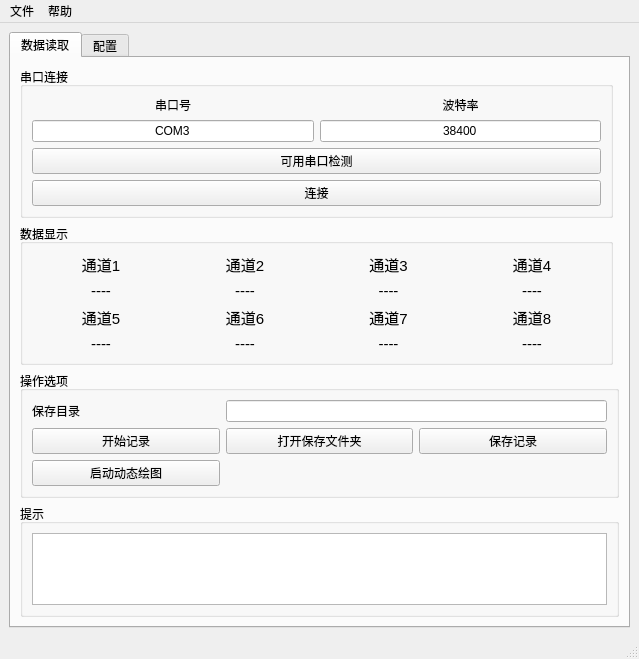
<?xml version="1.0" encoding="UTF-8"?>
<ui version="4.0">
 <class>MainWindow</class>
 <widget class="QMainWindow" name="MainWindow">
  <property name="geometry">
   <rect>
    <x>0</x>
    <y>0</y>
    <width>639</width>
    <height>576</height>
   </rect>
  </property>
  <property name="tabletTracking">
   <bool>false</bool>
  </property>
  <property name="windowTitle">
   <string>温度记录器</string>
  </property>
  <property name="windowIcon">
   <iconset>
    <normaloff>1.jpeg</normaloff>1.jpeg</iconset>
  </property>
  <property name="autoFillBackground">
   <bool>false</bool>
  </property>
  <widget class="QWidget" name="centralwidget">
   <layout class="QGridLayout" name="gridLayout_10">
    <item row="0" column="0">
     <widget class="QTabWidget" name="tabWidget">
      <property name="whatsThis">
       <string>&lt;html&gt;&lt;head/&gt;&lt;body&gt;&lt;p&gt;形线分析器&lt;/p&gt;&lt;p&gt;&lt;br/&gt;&lt;/p&gt;&lt;/body&gt;&lt;/html&gt;</string>
      </property>
      <property name="currentIndex">
       <number>0</number>
      </property>
      <widget class="QWidget" name="tab_3">
       <attribute name="title">
        <string>数据读取</string>
       </attribute>
       <layout class="QGridLayout" name="gridLayout_9">
        <item row="1" column="0">
         <widget class="QGroupBox" name="groupBox_4">
          <property name="title">
           <string>串口连接</string>
          </property>
          <layout class="QGridLayout" name="gridLayout" rowstretch="0,0,0,0" columnstretch="0,0">
           <item row="1" column="1">
            <widget class="QLineEdit" name="lineEdit_16">
             <property name="text">
              <string>38400</string>
             </property>
             <property name="alignment">
              <set>Qt::AlignCenter</set>
             </property>
            </widget>
           </item>
           <item row="0" column="0">
            <widget class="QLabel" name="label">
             <property name="text">
              <string>串口号</string>
             </property>
             <property name="alignment">
              <set>Qt::AlignCenter</set>
             </property>
            </widget>
           </item>
           <item row="3" column="0" colspan="2">
            <widget class="QPushButton" name="pushButton_22">
             <property name="text">
              <string>连接</string>
             </property>
            </widget>
           </item>
           <item row="1" column="0">
            <widget class="QLineEdit" name="lineEdit_2">
             <property name="font">
              <font>
               <kerning>true</kerning>
              </font>
             </property>
             <property name="text">
              <string>COM3</string>
             </property>
             <property name="alignment">
              <set>Qt::AlignCenter</set>
             </property>
            </widget>
           </item>
           <item row="0" column="1">
            <widget class="QLabel" name="label_4">
             <property name="text">
              <string>波特率</string>
             </property>
             <property name="alignment">
              <set>Qt::AlignCenter</set>
             </property>
            </widget>
           </item>
           <item row="2" column="0" colspan="2">
            <widget class="QPushButton" name="pushButton_7">
             <property name="text">
              <string>可用串口检测</string>
             </property>
            </widget>
           </item>
          </layout>
         </widget>
        </item>
        <item row="3" column="0" colspan="2">
         <widget class="QGroupBox" name="groupBox_7">
          <property name="title">
           <string>操作选项</string>
          </property>
          <layout class="QGridLayout" name="gridLayout_3">
           <item row="1" column="1">
            <widget class="QLabel" name="label_2">
             <property name="text">
              <string>保存目录</string>
             </property>
            </widget>
           </item>
           <item row="1" column="2" colspan="2">
            <widget class="QLineEdit" name="lineEdit"/>
           </item>
           <item row="2" column="3">
            <widget class="QPushButton" name="pushButton_28">
             <property name="text">
              <string>保存记录</string>
             </property>
            </widget>
           </item>
           <item row="2" column="2">
            <widget class="QPushButton" name="pushButton_30">
             <property name="text">
              <string>打开保存文件夹</string>
             </property>
            </widget>
           </item>
           <item row="2" column="1">
            <widget class="QPushButton" name="pushButton_27">
             <property name="text">
              <string>开始记录</string>
             </property>
            </widget>
           </item>
           <item row="3" column="1">
            <widget class="QPushButton" name="pushButton">
             <property name="text">
              <string>启动动态绘图</string>
             </property>
            </widget>
           </item>
          </layout>
         </widget>
        </item>
        <item row="4" column="0" colspan="2">
         <widget class="QGroupBox" name="groupBox_8">
          <property name="title">
           <string>提示</string>
          </property>
          <layout class="QGridLayout" name="gridLayout_4">
           <item row="0" column="0">
            <widget class="QTextBrowser" name="textBrowser"/>
           </item>
          </layout>
         </widget>
        </item>
        <item row="2" column="0">
         <widget class="QGroupBox" name="groupBox_5">
          <property name="title">
           <string>数据显示</string>
          </property>
          <layout class="QGridLayout" name="gridLayout_2">
           <item row="0" column="0">
            <widget class="QLabel" name="label_29">
             <property name="font">
              <font>
               <pointsize>11</pointsize>
              </font>
             </property>
             <property name="text">
              <string>通道1</string>
             </property>
             <property name="alignment">
              <set>Qt::AlignCenter</set>
             </property>
            </widget>
           </item>
           <item row="0" column="1">
            <widget class="QLabel" name="label_33">
             <property name="font">
              <font>
               <pointsize>11</pointsize>
              </font>
             </property>
             <property name="text">
              <string>通道2</string>
             </property>
             <property name="alignment">
              <set>Qt::AlignCenter</set>
             </property>
            </widget>
           </item>
           <item row="0" column="2">
            <widget class="QLabel" name="label_34">
             <property name="font">
              <font>
               <pointsize>11</pointsize>
              </font>
             </property>
             <property name="text">
              <string>通道3</string>
             </property>
             <property name="alignment">
              <set>Qt::AlignCenter</set>
             </property>
            </widget>
           </item>
           <item row="0" column="3">
            <widget class="QLabel" name="label_35">
             <property name="font">
              <font>
               <pointsize>11</pointsize>
              </font>
             </property>
             <property name="text">
              <string>通道4</string>
             </property>
             <property name="alignment">
              <set>Qt::AlignCenter</set>
             </property>
            </widget>
           </item>
           <item row="1" column="0">
            <widget class="QLabel" name="label_36">
             <property name="font">
              <font>
               <pointsize>11</pointsize>
              </font>
             </property>
             <property name="text">
              <string>----</string>
             </property>
             <property name="alignment">
              <set>Qt::AlignCenter</set>
             </property>
            </widget>
           </item>
           <item row="1" column="1">
            <widget class="QLabel" name="label_37">
             <property name="font">
              <font>
               <pointsize>11</pointsize>
              </font>
             </property>
             <property name="text">
              <string>----</string>
             </property>
             <property name="alignment">
              <set>Qt::AlignCenter</set>
             </property>
            </widget>
           </item>
           <item row="1" column="2">
            <widget class="QLabel" name="label_38">
             <property name="font">
              <font>
               <pointsize>11</pointsize>
              </font>
             </property>
             <property name="text">
              <string>----</string>
             </property>
             <property name="alignment">
              <set>Qt::AlignCenter</set>
             </property>
            </widget>
           </item>
           <item row="1" column="3">
            <widget class="QLabel" name="label_39">
             <property name="font">
              <font>
               <pointsize>11</pointsize>
              </font>
             </property>
             <property name="text">
              <string>----</string>
             </property>
             <property name="alignment">
              <set>Qt::AlignCenter</set>
             </property>
            </widget>
           </item>
           <item row="2" column="0">
            <widget class="QLabel" name="label_30">
             <property name="font">
              <font>
               <pointsize>11</pointsize>
              </font>
             </property>
             <property name="text">
              <string>通道5</string>
             </property>
             <property name="alignment">
              <set>Qt::AlignCenter</set>
             </property>
            </widget>
           </item>
           <item row="2" column="1">
            <widget class="QLabel" name="label_31">
             <property name="font">
              <font>
               <pointsize>11</pointsize>
              </font>
             </property>
             <property name="text">
              <string>通道6</string>
             </property>
             <property name="alignment">
              <set>Qt::AlignCenter</set>
             </property>
            </widget>
           </item>
           <item row="2" column="2">
            <widget class="QLabel" name="label_32">
             <property name="font">
              <font>
               <pointsize>11</pointsize>
              </font>
             </property>
             <property name="text">
              <string>通道7</string>
             </property>
             <property name="alignment">
              <set>Qt::AlignCenter</set>
             </property>
            </widget>
           </item>
           <item row="2" column="3">
            <widget class="QLabel" name="label_43">
             <property name="font">
              <font>
               <pointsize>11</pointsize>
              </font>
             </property>
             <property name="text">
              <string>通道8</string>
             </property>
             <property name="alignment">
              <set>Qt::AlignCenter</set>
             </property>
            </widget>
           </item>
           <item row="3" column="0">
            <widget class="QLabel" name="label_40">
             <property name="font">
              <font>
               <pointsize>11</pointsize>
              </font>
             </property>
             <property name="text">
              <string>----</string>
             </property>
             <property name="alignment">
              <set>Qt::AlignCenter</set>
             </property>
            </widget>
           </item>
           <item row="3" column="1">
            <widget class="QLabel" name="label_41">
             <property name="font">
              <font>
               <pointsize>11</pointsize>
              </font>
             </property>
             <property name="text">
              <string>----</string>
             </property>
             <property name="alignment">
              <set>Qt::AlignCenter</set>
             </property>
            </widget>
           </item>
           <item row="3" column="2">
            <widget class="QLabel" name="label_42">
             <property name="font">
              <font>
               <pointsize>11</pointsize>
              </font>
             </property>
             <property name="text">
              <string>----</string>
             </property>
             <property name="alignment">
              <set>Qt::AlignCenter</set>
             </property>
            </widget>
           </item>
           <item row="3" column="3">
            <widget class="QLabel" name="label_44">
             <property name="font">
              <font>
               <pointsize>11</pointsize>
              </font>
             </property>
             <property name="text">
              <string>----</string>
             </property>
             <property name="alignment">
              <set>Qt::AlignCenter</set>
             </property>
            </widget>
           </item>
          </layout>
         </widget>
        </item>
       </layout>
      </widget>
      <widget class="QWidget" name="tab">
       <attribute name="title">
        <string>配置</string>
       </attribute>
       <widget class="QGroupBox" name="groupBox">
        <property name="geometry">
         <rect>
          <x>10</x>
          <y>10</y>
          <width>351</width>
          <height>191</height>
         </rect>
        </property>
        <property name="title">
         <string>零点偏移</string>
        </property>
        <layout class="QGridLayout" name="gridLayout_5">
         <item row="3" column="1">
          <widget class="QDoubleSpinBox" name="doubleSpinBox_6">
           <property name="decimals">
            <number>1</number>
           </property>
           <property name="minimum">
            <double>-100.000000000000000</double>
           </property>
           <property name="maximum">
            <double>100.000000000000000</double>
           </property>
          </widget>
         </item>
         <item row="3" column="3">
          <widget class="QDoubleSpinBox" name="doubleSpinBox_8">
           <property name="decimals">
            <number>1</number>
           </property>
           <property name="minimum">
            <double>-100.000000000000000</double>
           </property>
           <property name="maximum">
            <double>100.000000000000000</double>
           </property>
          </widget>
         </item>
         <item row="2" column="0">
          <widget class="QLabel" name="label_8">
           <property name="text">
            <string>通道5</string>
           </property>
          </widget>
         </item>
         <item row="1" column="3">
          <widget class="QDoubleSpinBox" name="doubleSpinBox_4">
           <property name="decimals">
            <number>1</number>
           </property>
           <property name="minimum">
            <double>-100.000000000000000</double>
           </property>
           <property name="maximum">
            <double>100.000000000000000</double>
           </property>
          </widget>
         </item>
         <item row="0" column="2">
          <widget class="QLabel" name="label_6">
           <property name="text">
            <string>通道3</string>
           </property>
          </widget>
         </item>
         <item row="3" column="0">
          <widget class="QDoubleSpinBox" name="doubleSpinBox_5">
           <property name="decimals">
            <number>1</number>
           </property>
           <property name="minimum">
            <double>-100.000000000000000</double>
           </property>
           <property name="maximum">
            <double>100.000000000000000</double>
           </property>
          </widget>
         </item>
         <item row="2" column="3">
          <widget class="QLabel" name="label_11">
           <property name="text">
            <string>通道8</string>
           </property>
          </widget>
         </item>
         <item row="3" column="2">
          <widget class="QDoubleSpinBox" name="doubleSpinBox_7">
           <property name="decimals">
            <number>1</number>
           </property>
           <property name="minimum">
            <double>-100.000000000000000</double>
           </property>
           <property name="maximum">
            <double>100.000000000000000</double>
           </property>
          </widget>
         </item>
         <item row="0" column="1">
          <widget class="QLabel" name="label_5">
           <property name="text">
            <string>通道2</string>
           </property>
          </widget>
         </item>
         <item row="1" column="2">
          <widget class="QDoubleSpinBox" name="doubleSpinBox_3">
           <property name="decimals">
            <number>1</number>
           </property>
           <property name="minimum">
            <double>-100.000000000000000</double>
           </property>
           <property name="maximum">
            <double>100.000000000000000</double>
           </property>
          </widget>
         </item>
         <item row="1" column="0">
          <widget class="QDoubleSpinBox" name="doubleSpinBox">
           <property name="decimals">
            <number>1</number>
           </property>
           <property name="minimum">
            <double>-100.000000000000000</double>
           </property>
           <property name="maximum">
            <double>100.000000000000000</double>
           </property>
          </widget>
         </item>
         <item row="0" column="0">
          <widget class="QLabel" name="label_3">
           <property name="text">
            <string>通道1</string>
           </property>
          </widget>
         </item>
         <item row="1" column="1">
          <widget class="QDoubleSpinBox" name="doubleSpinBox_2">
           <property name="decimals">
            <number>1</number>
           </property>
           <property name="minimum">
            <double>-100.000000000000000</double>
           </property>
           <property name="maximum">
            <double>100.000000000000000</double>
           </property>
          </widget>
         </item>
         <item row="0" column="3">
          <widget class="QLabel" name="label_7">
           <property name="text">
            <string>通道4</string>
           </property>
          </widget>
         </item>
         <item row="2" column="1">
          <widget class="QLabel" name="label_9">
           <property name="text">
            <string>通道6</string>
           </property>
          </widget>
         </item>
         <item row="2" column="2">
          <widget class="QLabel" name="label_10">
           <property name="text">
            <string>通道7</string>
           </property>
          </widget>
         </item>
         <item row="4" column="0">
          <widget class="QPushButton" name="pushButton_2">
           <property name="text">
            <string>修改</string>
           </property>
          </widget>
         </item>
        </layout>
       </widget>
      </widget>
     </widget>
    </item>
   </layout>
  </widget>
  <widget class="QMenuBar" name="menubar">
   <property name="geometry">
    <rect>
     <x>0</x>
     <y>0</y>
     <width>639</width>
     <height>23</height>
    </rect>
   </property>
   <widget class="QMenu" name="menu">
    <property name="title">
     <string>文件</string>
    </property>
   </widget>
   <widget class="QMenu" name="menu_2">
    <property name="title">
     <string>帮助</string>
    </property>
    <addaction name="action"/>
   </widget>
   <addaction name="menu"/>
   <addaction name="menu_2"/>
  </widget>
  <widget class="QStatusBar" name="statusBar"/>
  <action name="action">
   <property name="text">
    <string>无</string>
   </property>
  </action>
 </widget>
 <resources/>
 <connections/>
</ui>
